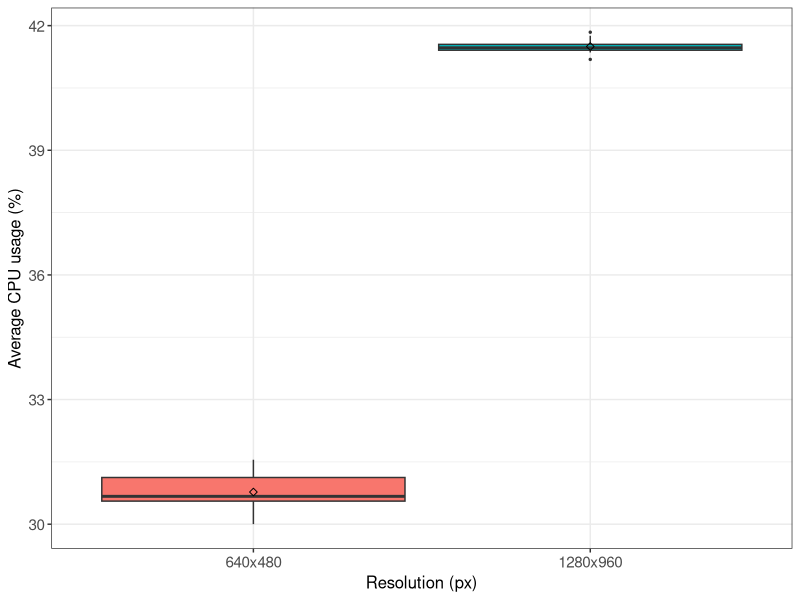
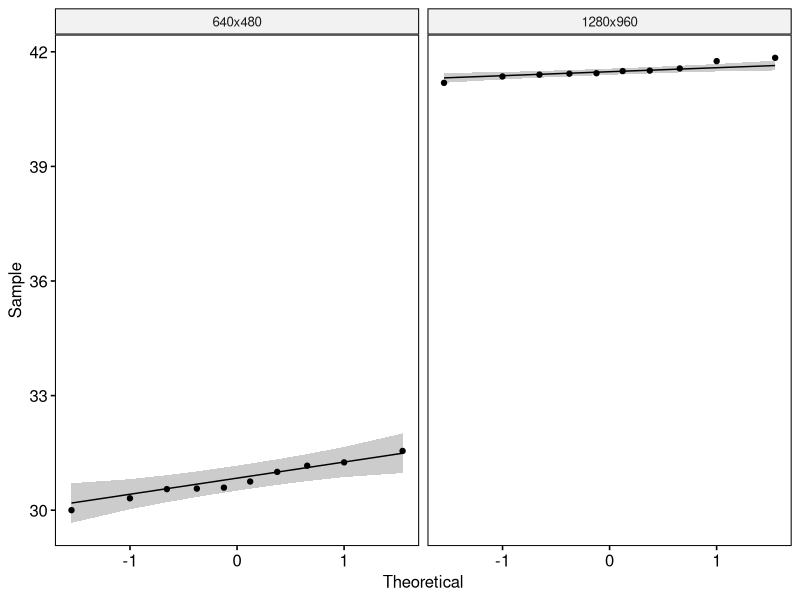

The R source for these figures, in order:
## ---- chunk 1
if (!require('tidyverse')) install.packages('tidyverse', dependencies = TRUE); library('tidyverse')
if (!require('ggpubr')) install.packages('ggpubr', dependencies = TRUE); library('ggpubr')
if (!require('rstatix')) install.packages('rstatix', dependencies = TRUE); library('rstatix')
if (!require('ggplot2')) install.packages('ggplot2', dependencies = TRUE); library('ggplot2')
## ---- chunk 2
data <- read.csv(file = '../../raw_data/test_resolution/run_table.csv')
data <- subset(data, select = c(X__run_id, resolution, avg_cpu_util))
data$resolution <- factor(data$resolution, levels = c("640x480", "1280x960"))
data$avg_cpu_util <- as.numeric(data$avg_cpu_util)
## ---- chunk 3
data %>%
  group_by(resolution) %>%
  get_summary_stats(avg_cpu_util, type = "mean_sd")
## ---- chunk 4
#pdf(file = "../../figures/resolution_effect/cpu_usage.pdf")

ggplot(data, aes(x = resolution, y = avg_cpu_util, fill = resolution)) +
  theme_bw() + 
  geom_boxplot(width = 0.9, outlier.size = 0.5) + 
  stat_summary(fun = mean, color = 'black', geom = 'point', shape = 5, size = 1.5) +
  labs(x = "Resolution (px)", y = "Average CPU usage (%)") +
  theme(legend.position = 'none') +
  theme(
    axis.title.x = element_text(size = 12, family = 'sans'),
    axis.title.y = element_text(size = 12, family = 'sans'),
    axis.text.x = element_text(size = 11, family = 'sans'),
    axis.text.y = element_text(size = 11, family = 'sans')
  )

#dev.off()
## ---- chunk 5
data %>% 
  group_by(resolution) %>%
  identify_outliers(avg_cpu_util)
## ---- chunk 6
ggqqplot(data, x = "avg_cpu_util", facet.by = "resolution")
## ---- chunk 7
data %>%
  group_by(resolution) %>%
  shapiro_test(avg_cpu_util)
## ---- chunk 8
data %>%
  t_test(avg_cpu_util ~ resolution) %>%
  add_significance()
## ---- chunk 9
data %>%
  cohens_d(avg_cpu_util ~ resolution)
